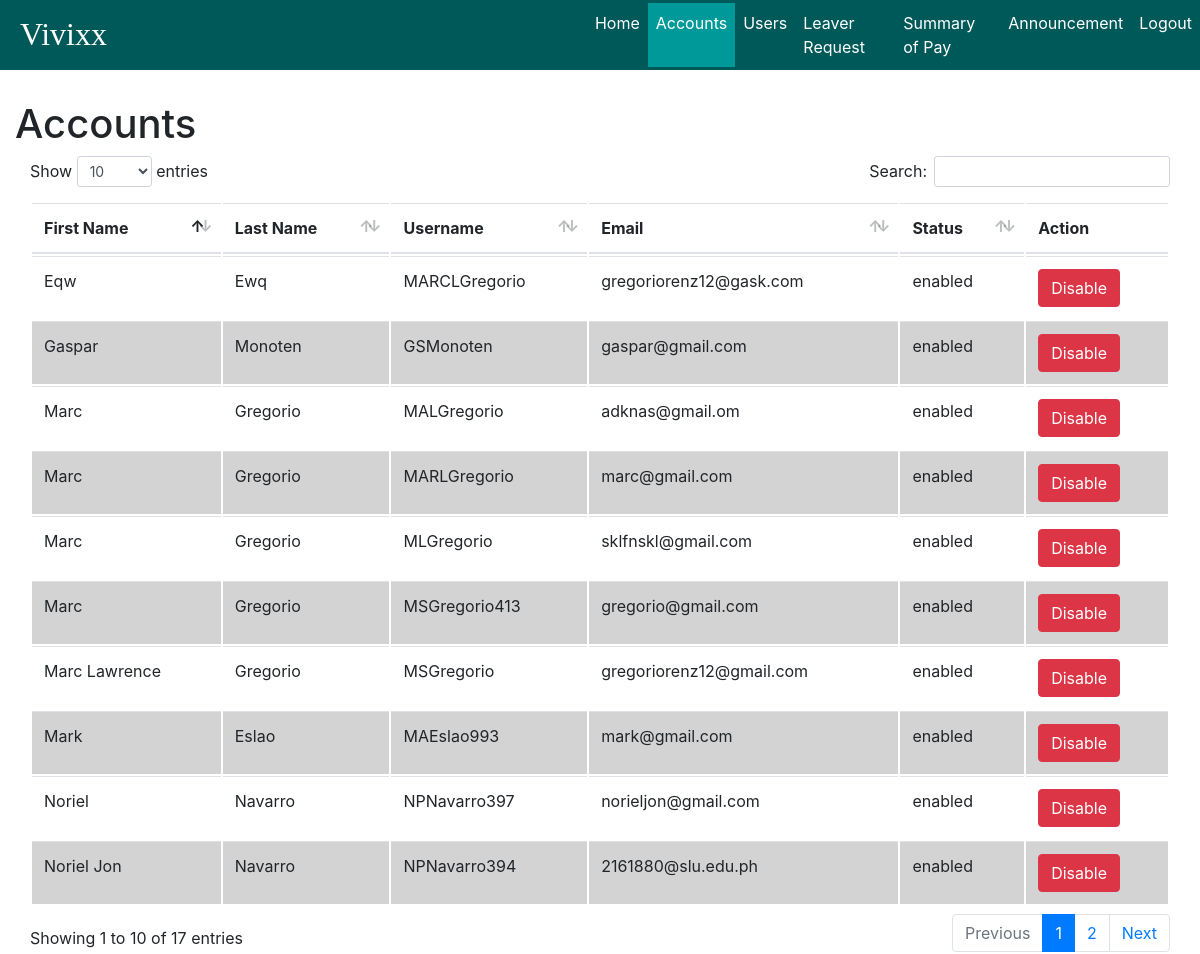
The app's page /admin/accounts/accounts_status.php (signed in) with its own data.
### tables this page shows
CREATE TABLE `user` (
  `user_id` int(11) NOT NULL AUTO_INCREMENT,
  `username` varchar(45) NOT NULL,
  `email` varchar(45) NOT NULL,
  `password` varchar(255) NOT NULL,
  `date_registered` date NOT NULL,
  `status` enum('enabled','disabled') DEFAULT 'enabled',
  `type` enum('admin','user') DEFAULT 'user',
  PRIMARY KEY (`username`),
  UNIQUE KEY `user_id_UNIQUE` (`user_id`),
  UNIQUE KEY `username_UNIQUE` (`username`)
);

CREATE TABLE `user_info` (
  `user_id` int(11) NOT NULL,
  `signature` mediumblob,
  `prof_image` mediumblob,
  `first_name` varchar(45) DEFAULT NULL,
  `middle_name` varchar(45) DEFAULT NULL,
  `last_name` varchar(45) DEFAULT NULL,
  `birth_date` date DEFAULT NULL,
  `birth_place` varchar(45) DEFAULT NULL,
  `contact_number` varchar(45) DEFAULT NULL,
  `gender` enum('m','f') DEFAULT NULL,
  `height` varchar(45) DEFAULT NULL,
  `weight` int(3) DEFAULT NULL,
  `blood_type` enum('o','a','b','ab') DEFAULT NULL,
  `residential_address` varchar(45) DEFAULT NULL,
  `residential_zip` int(4) DEFAULT NULL,
  `residential_tel_no` varchar(45) DEFAULT NULL,
  `permanent_address` varchar(45) DEFAULT NULL,
  `permanent_zip` int(4) DEFAULT NULL,
  `permanent_tel_no` varchar(45) DEFAULT NULL,
  `citizenship` varchar(45) DEFAULT NULL,
  `religion` varchar(45) DEFAULT NULL,
  `civil_status` varchar(45) DEFAULT NULL,
  `sss_no` int(11) DEFAULT NULL,
  `tin` int(11) DEFAULT NULL,
  `philhealth_no` int(11) DEFAULT NULL,
  `pagibig_id_no` int(11) DEFAULT NULL,
  PRIMARY KEY (`user_id`),
  UNIQUE KEY `user_id_UNIQUE` (`user_id`),
  CONSTRAINT `user_id` FOREIGN KEY (`user_id`) REFERENCES `user` (`user_id`) ON DELETE CASCADE ON UPDATE CASCADE
);

### admin/accounts/accounts_status.php (the view, shortened to what this page needs)
<?php
	$connect = Connect();
?>
<!DOCTYPE html>
<html>
<head>
	<link rel="stylesheet" href="../../style/bootstrap/bootstrap.min.css">
	<link type="text/css" rel="stylesheet" href="../style/style.css" media="screen, projection">
    <link rel="stylesheet" href="../../style/datatables.css">
</head>
<body style="background-color:white !important;">
	<div id="wrapper">
		<nav class="navbar fixed-top navbar-expand-lg navbar-dark" id="navigation-bar">
			<a href="index" class="navbar-brand" style="margin-right:40vw;">Vivixx</a>
			<div class="collapse navbar-collapse" id="navbar-content">
				<ul class="navbar-nav">
					<li class="nav-item">
						<a class="nav-link" href="../index">Home</a>
					</li>
					<li class="nav-item active">
						<a class="nav-link" href="accounts_status">Accounts</a>
					</li>
					<li class="nav-item">
						<a class="nav-link" href="../user_information/user_information">Users</a>
					</li>
					<li class="nav-item">
						<a class="nav-link" href="../leave_request/leave_requests">Leaver Request</a>
					</li>
					<li class="nav-item">
						<a class="nav-link" href="#">Summary of Pay</a>
					</li>
					<li class="nav-item">
						<a class="nav-link" href="../announcements/announcement.php">Announcement</a>
					</li>
					<li class="nav-item">
						<a class="nav-link logout" href="../logout.php">Logout</a>
					</li>
				</ul>
			</div>
		</nav>
		<div class="accounts-content container-fluid">
			<h1>Accounts</h1>
				<table class="table" id="table">
					<thead>
						<tr>
							<th>First Name</th>
							<th>Last Name</th>
							<th>Username</th>
							<th>Email</th>
							<th>Status</th>
							<th>Action</th>
						</tr>
					</thead>
					<?php
					$sql = "select username, email, first_name, last_name,status from user natural join user_info where type='user';";
					$result = $connect->query($sql);
					if($result-> num_rows > 0){
						while($row = $result->fetch_assoc()){
						if($row["status"] === "enabled"){
							$button = "
							<input name='disable' value='Disable' style='display: none;'>
							<a href='update_status.php?disable=".$row['status']."& username=".$row['username']."' class='show btn btn-danger'>Disable</a>";
						}else{
							$button = "
							<input name='enable' value='Enable' style='display: none;'>
							<a href='update_status.php?enable=".$row['status']."& username=".$row['username']."' class='show btn btn-success'>Enable</a>";
						}
							echo "
							<tr>
							<td>" . ucwords($row['first_name']) . "</td>
							<td>" . ucwords($row['last_name']) . "</td>
							<td>" . $row['username'] . "</td>
							<td>" . $row['email'] . "</td>
							<td>" . $row['status'] . "</td>
							<td>
							".$button."</td>
							</tr>";
						}
						}
					?>
  				</table>
		</div>
	</div>
</body>
</html>

### admin/style/style.css (style rules this page uses)
#navigation-bar { background-color: #005959; max-height: 70px; min-height: 70px; padding: 0 0 0 5px; }
#navigation-bar .navbar-brand { font-size: 2rem; font-family: rockwell; height: auto; margin: 3px 5px 5px 15px; }
#navigation-bar .navbar-nav .active { background-color: #009999; }
#navigation-bar .navbar-nav .nav-link { color: #fff; display: block; }
#wrapper .accounts-content { margin-top: 100px; }
#wrapper #navbar-content { background-color: inherit; }

### style/datatables.css (style rules this page uses)
table.dataTable { clear: both; margin-top: 6px !important; margin-bottom: 6px !important; max-width: none !important; border-collapse: separate !important; }
table.dataTable td, table.dataTable th { -webkit-box-sizing: content-box; box-sizing: content-box; }
table.dataTable thead > tr > th.sorting_asc, table.dataTable thead > tr > th.sorting_desc, table.dataTable thead > tr > th.sorting, table.dataTable thead > tr > td.sorting_asc, table.dataTable thead > tr > td.sorting_desc, table.dataTable thead > tr > td.sorting { padding-right: 30px; }
table.dataTable thead .sorting, table.dataTable thead .sorting_asc, table.dataTable thead .sorting_desc, table.dataTable thead .sorting_asc_disabled, table.dataTable thead .sorting_desc_disabled { cursor: pointer; position: relative; }
table.dataTable thead .sorting:before, table.dataTable thead .sorting:after, table.dataTable thead .sorting_asc:before, table.dataTable thead .sorting_asc:after, table.dataTable thead .sorting_desc:before, table.dataTable thead .sorting_desc:after, table.dataTable thead .sorting_asc_disabled:before, table.dataTable thead .sorting_asc_disabled:after, table.dataTable thead .sorting_desc_disabled:before, table.dataTable thead .sorting_desc_disabled:after { position: absolute; bottom: 0.9em; display: block; opacity: 0.3; }
table.dataTable thead .sorting:before, table.dataTable thead .sorting_asc:before, table.dataTable thead .sorting_desc:before, table.dataTable thead .sorting_asc_disabled:before, table.dataTable thead .sorting_desc_disabled:before { right: 1em; content: "\2191"; }
table.dataTable thead .sorting:after, table.dataTable thead .sorting_asc:after, table.dataTable thead .sorting_desc:after, table.dataTable thead .sorting_asc_disabled:after, table.dataTable thead .sorting_desc_disabled:after { right: 0.5em; content: "\2193"; }
table.dataTable thead .sorting_asc:before, table.dataTable thead .sorting_desc:after { opacity: 1; }
table.dataTable tr.odd { background-color: white; }
table.dataTable tr.even { background-color: lightgrey; }

### records on screen
user: user.first_name "Gaspar", user.last_name "Monoten", username "GSMonoten", email "gaspar@gmail.com", status "enabled"
user: user.first_name "Mark", user.last_name "Eslao", username "MAEslao993", email "mark@gmail.com", status "enabled"
user: user.first_name "Marc", user.last_name "Gregorio", username "MALGregorio", email "adknas@gmail.om", status "enabled"
user: user.first_name "Eqw", user.last_name "Ewq", username "MARCLGregorio", email "gregoriorenz12@gask.com", status "enabled"
user: user.first_name "Marc", user.last_name "Gregorio", username "MARLGregorio", email "marc@gmail.com", status "enabled"
user: user.first_name "Marc", user.last_name "Gregorio", username "MLGregorio", email "sklfnskl@gmail.com", status "enabled"
user: user.first_name "Marc Lawrence", user.last_name "Gregorio", username "MSGregorio", email "gregoriorenz12@gmail.com", status "enabled"
user: user.first_name "Marc", user.last_name "Gregorio", username "MSGregorio413", email "gregorio@gmail.com", status "enabled"
user: user.first_name "Noriel Jon", user.last_name "Navarro", username "NPNavarro394", email "2161880@slu.edu.ph", status "enabled"
user: user.first_name "Noriel", user.last_name "Navarro", username "NPNavarro397", email "norieljon@gmail.com", status "enabled"
